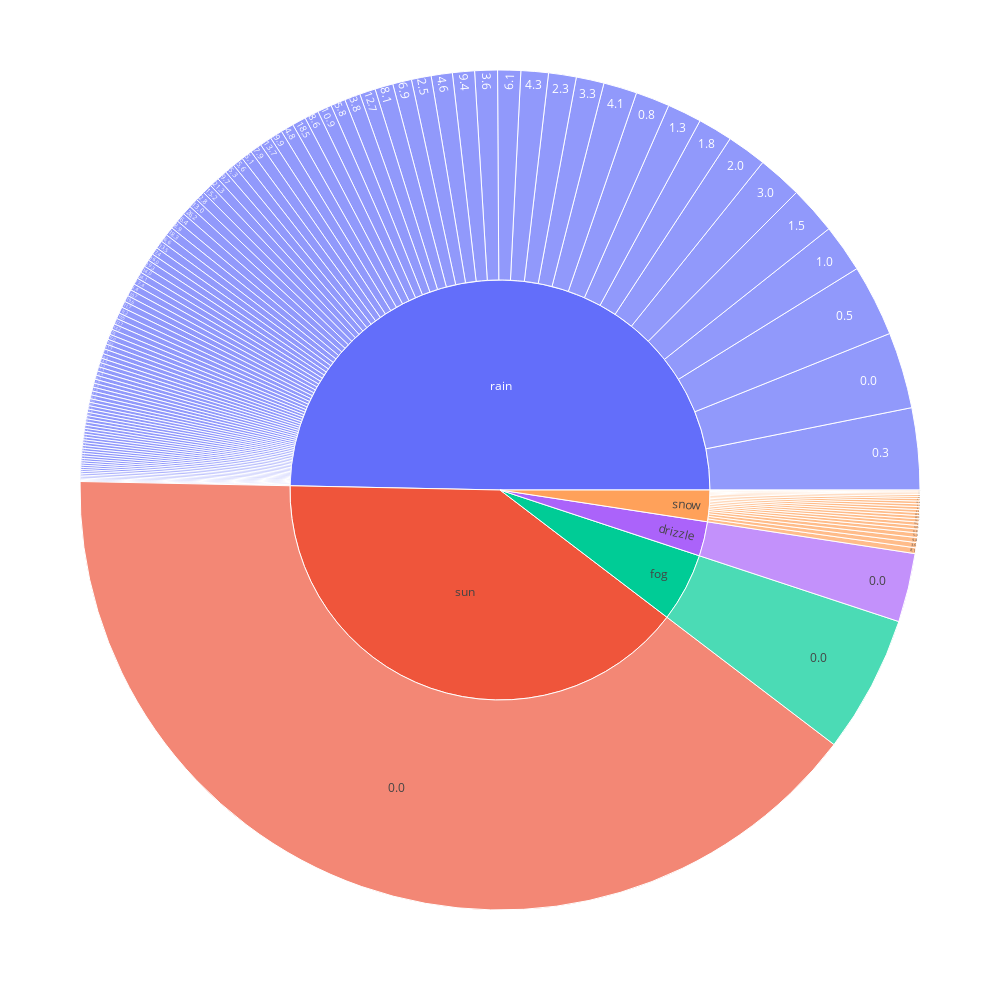

Source (notebook cell):
### Code cell
data1=data[['precipitation','temp_max','temp_min','wind']]
weather1 = data[['precipitation','temp_max','temp_min','wind','weather']]
figure = px.sunburst(weather1,path=['weather','precipitation'],values='wind',width=1000,height=1000)
figure.show()

### Figure 1 — Plotly figure (JSON) as saved in the notebook; plotly's stock layout.template omitted (floating-point values rounded to 4 significant figures; data arrays with more than 128 entries replaced by an {"elided": "..."} marker saying what was removed)
{"data": [{"branchvalues": "total", "domain": {"x": [0, 1], "y": [0, 1]}, "hovertemplate": "labels=%{label}<br>wind=%{value}<br>parent=%{parent}<br>id=%{id}<extra></extra>", "ids": {"elided": "137 str values"}, "labels": {"elided": "137 str values"}, "name": "", "parents": {"elided": "137 str values"}, "type": "sunburst", "values": {"elided": "137 float values"}}], "layout": {"height": 1000, "legend": {"tracegroupgap": 0}, "margin": {"t": 60}, "width": 1000}}
